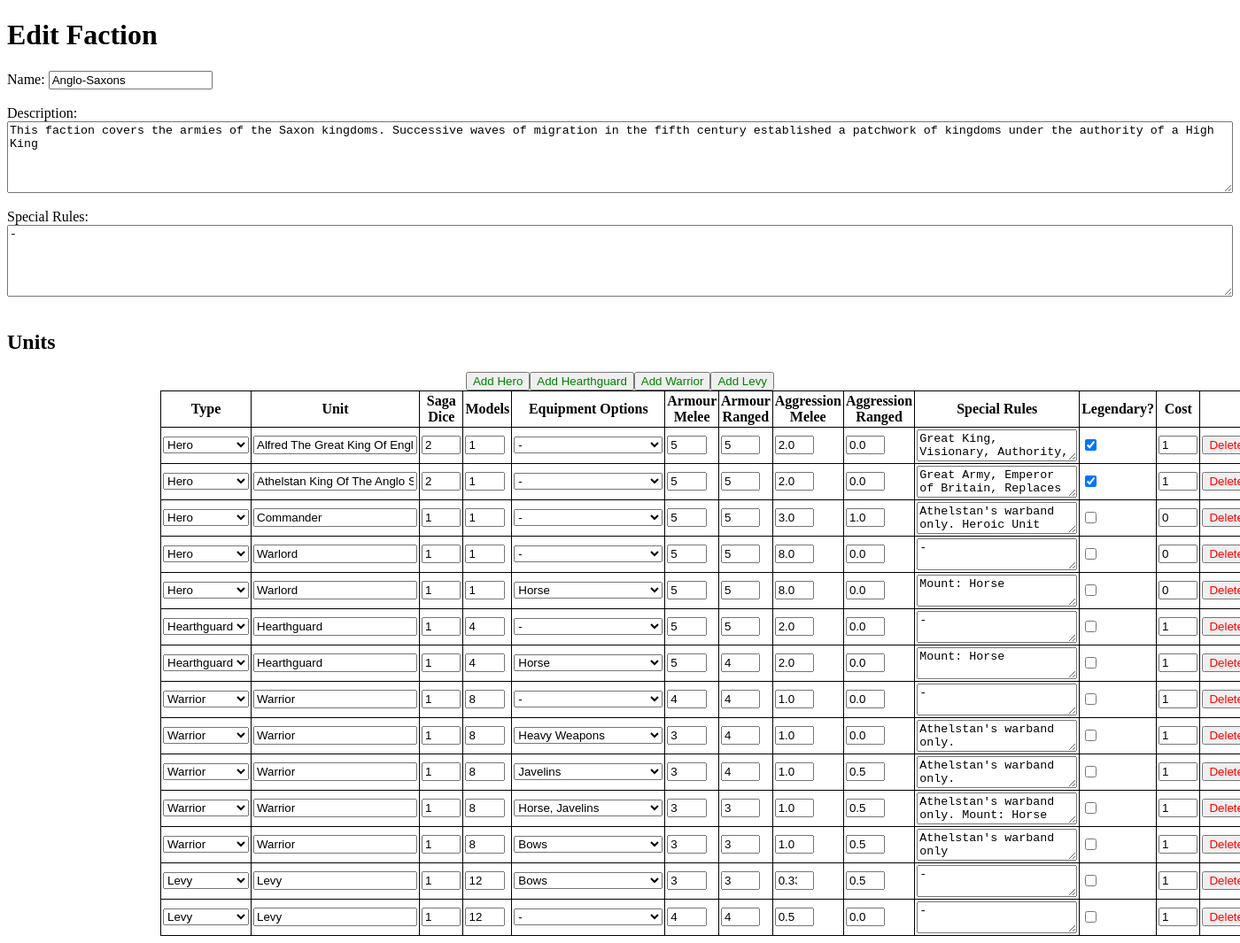
Before: /saga/edit/1 with the older database file.
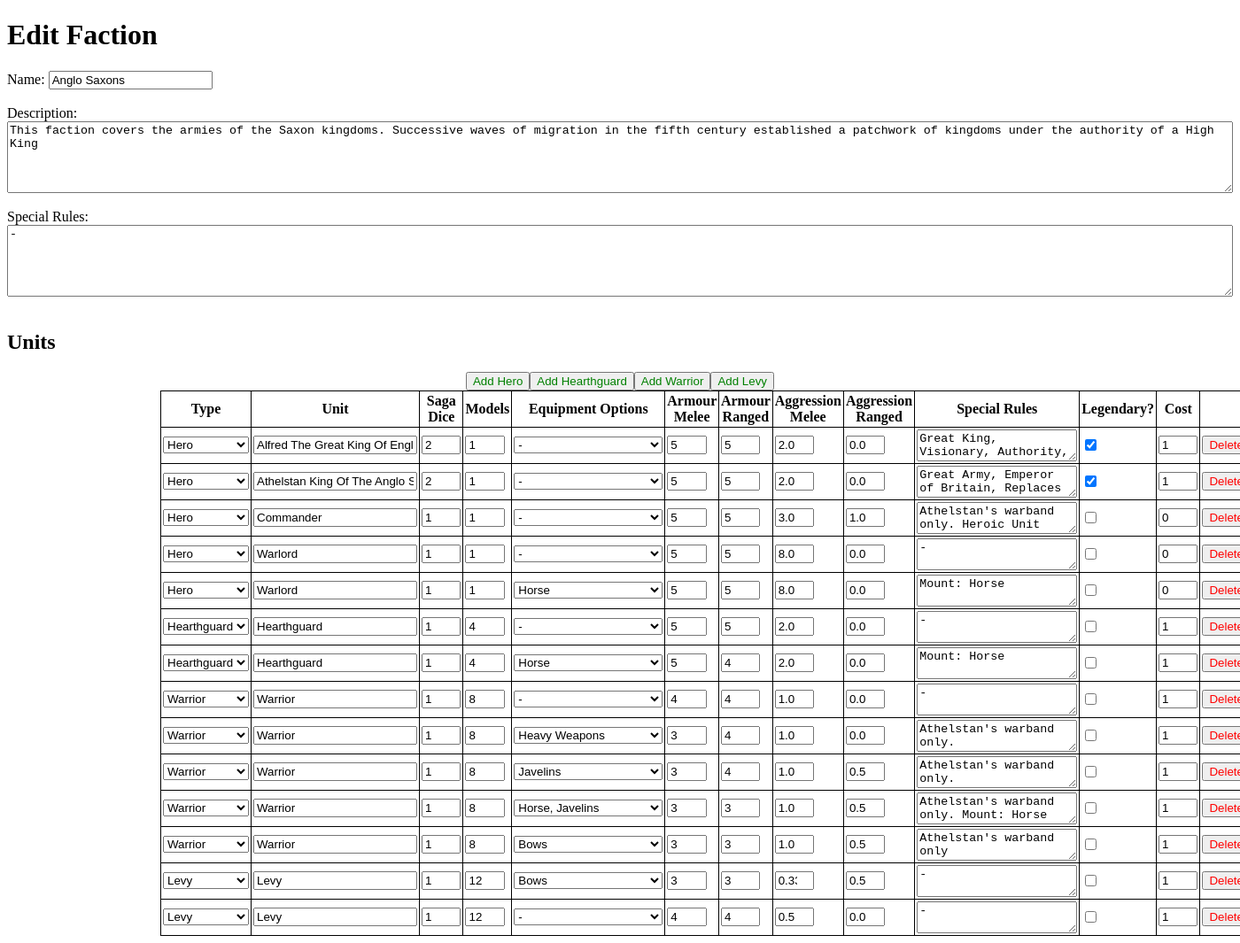
After: the same page with the newer database file.
### saga/models.py (models this page shows, shortened)
class Faction(models.Model):
    id = models.AutoField(primary_key=True)
    name = models.CharField(max_length = 30)
    description = models.TextField(default = "")
    specialRules = models.TextField(default = "-")

### saga/views.py (the view)
# urls.py: path("edit/<int:factionId>", views.edit, name = 'edit')
def edit(request,factionId):
    faction = Faction.objects.filter(id = factionId)
    if faction.count() > 0:
        unitList = Unit.objects.filter(factionId = factionId)
        if unitList.count() > 0:
            heroList = Unit.objects.filter(unitType = "Hero").order_by("unitName")
            hearthguardList = Unit.objects.filter(unitType = "Hearthguard").order_by("unitName")
            warriorList = Unit.objects.filter(unitType = "Warrior").order_by("unitName")
            levyList = Unit.objects.filter(unitType = "Levy").order_by("unitName")
            unitSet = [heroList,hearthguardList,warriorList,levyList]
            context = {
                "unitSet" :unitSet,
                "faction" : faction,
                "options" : Options
                }
            return render(request, "saga/edit.html", context)
    else:
        return redirect(reverse('saga:create'))

### saga/templates/saga/edit.html (shortened to what this page needs)
<!DOCTYPE html>
<html lang="en">
{% load static %}
<link rel="stylesheet" href = "{%static 'saga/style.css'%}">
<head>
</head>
<body>
    {% if faction%}
    <h1>Edit Faction</h1>
    {% else %}
    <h1>Create Faction</h1>
    {% endif %}
    <label for = "fName">Name:</label>
    <input type = "text" id = "fName" value = "{% autoescape off %}{{faction.first.name}}{% endautoescape %}">
    <br><br>
    <div style="display: flex; flex-direction: column;">
        <label for = "fDescription">Description:</label>
        <textarea id = "fDescription" rows = "5", cols = "30">{{faction.first.description}}</textarea>
        <br>
        <label for = "fSpecial">Special Rules:</label>
        <textarea id = "fSpecial" rows = "5", cols = "30">{{faction.first.specialRules}}</textarea>
    </div>
    <br>
    <h2>Units</h2>
    <div class = "addButtonBox">
        <button class = "addButton"> Add Hero</button>
        <button class = "addButton"> Add Hearthguard</button>
        <button class = "addButton"> Add Warrior</button>
        <button class = "addButton"> Add Levy</button>
    </div>
    <div style = "width: 75%; margin: 0 auto;">
        <table id = "{{faction.first.id}}">
            <tr>
            <th>Type</th>
            <th>Unit</th>
            <th>Saga Dice</th>
            <th>Models</th>
            <th>Equipment Options</th>
            <th>Armour Melee</th>
            <th>Armour Ranged</th>
            <th>Aggression Melee</th>
            <th>Aggression Ranged</th>
            <th>Special Rules</th>
            <th>Legendary?</th>
            <th>Cost</th>
            </tr>
            {% for collection in unitSet %}
                {% for unit in collection %}
                    <tr id = "{{unit.id}}">
                        <td>
                            <select>
                                {% for tuple in options.unitOptions %}
                                    <option value = "{{ tuple.0 }}" {%if tuple.1 == unit.unitType %} selected {%endif%}>{{tuple.1}}</option>
                                {% endfor %}
                            </select>
                        </td>
                        <td><input type = "text"  value = "{% autoescape off %}{{unit.unitName}}{% endautoescape %}"></td>
                        <td><input type = "number" class = "shrinkInput" min = "0"  value = {{unit.sagaDice}}></td>
                        <td><input type = "number" class = "shrinkInput" min = "0"  value = {{unit.numModels}}></td>
                        <td>
                            <select>
                                {% for tuple in options.equipmentOptions %}
                                    <option value = "{{ tuple.0 }}" {%if tuple.1 == unit.equipment %} selected {%endif%}>{{tuple.1}}</option>
                                {% endfor %}
                            </select>
                        </td>
                        <td><input type = "number" class = "shrinkInput" min = "0" value = {{unit.armourMelee}}></td>
                        <td><input type = "number" class = "shrinkInput" min = "0" value = {{unit.armourRanged}}></td>
                        <td><input type = "number" class = "shrinkInput" min = "0" value = {{unit.aggMelee}}></td>
                        <td><input type = "number" class = "shrinkInput" min = "0" value = {{unit.aggRanged}}></td>
                        <td><textarea>{{ unit.specialRules }}</textarea></td>
                        <td><input type = "checkbox" {%if unit.isLegendary %} checked {% endif %}></td>
                        <td><input type = "number" class = "shrinkInput" value = {{unit.cost}}></td>
                        <td><button class = "deleteRow">Delete</button></td>
                    </tr>
                {% endfor %}
            {% endfor %}
        </table>
    </div>
</body>
</html>

Changed rows visible on the page:
changed Faction: first.name "Anglo-Saxons" → "Anglo Saxons"
